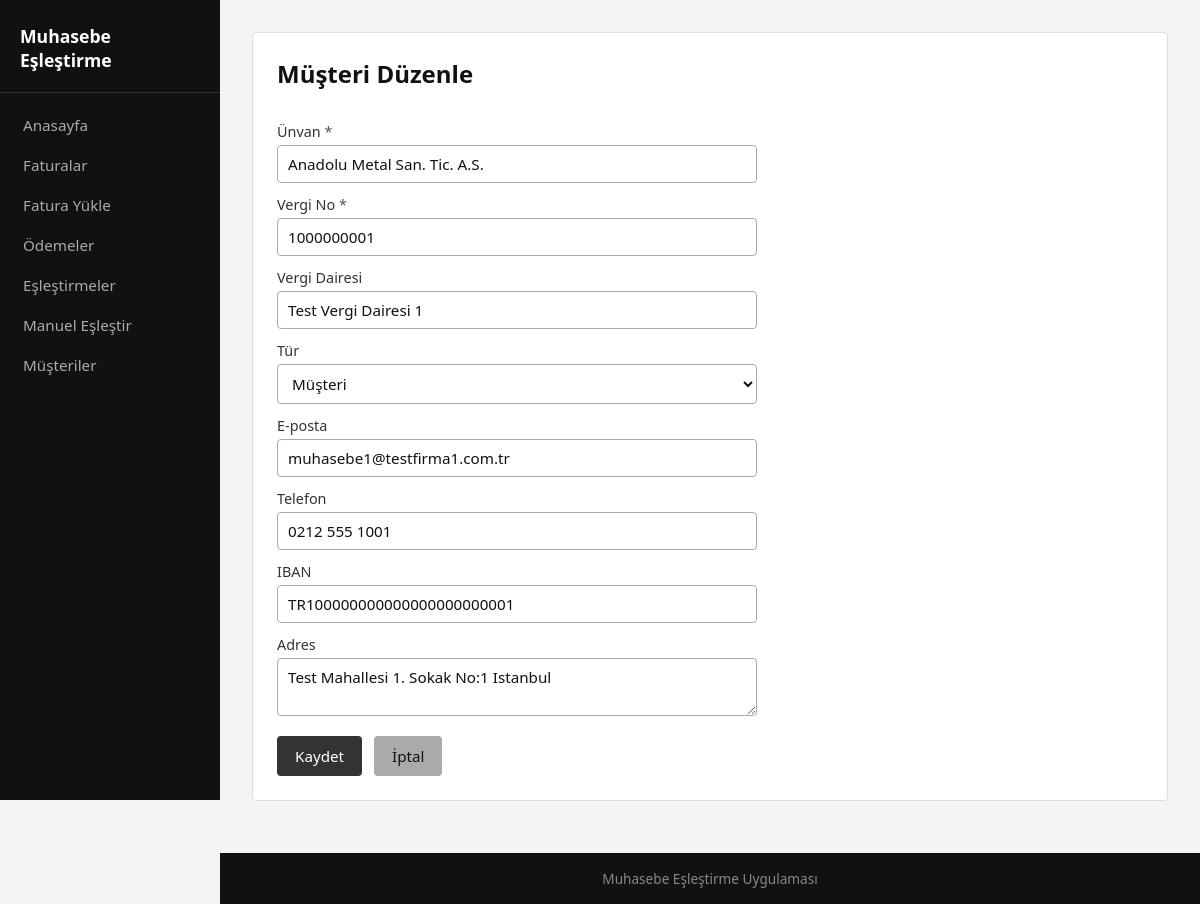
The app's page /musteriler/1/duzenle with its own data.
### models/musteri.py (models this page shows, shortened)
class Musteri(db.Model):
    __tablename__ = "musteriler"
    id = db.Column(db.Integer, primary_key=True)
    unvan = db.Column(db.String(200), nullable=False)
    vergi_no = db.Column(db.String(20), unique=True, nullable=False)
    vergi_dairesi = db.Column(db.String(100))
    tur = db.Column(db.String(20), default="musteri")  # musteri, tedarikci, her_ikisi
    iban = db.Column(db.String(50))
    email = db.Column(db.String(120))
    telefon = db.Column(db.String(30))
    adres = db.Column(db.Text)
    aktif = db.Column(db.Boolean, default=True)
    created_at = db.Column(db.DateTime, default=datetime.utcnow)
    faturalar = db.relationship("Fatura", backref="musteri", lazy=True)
    odemeler = db.relationship("Odeme", backref="musteri", lazy=True)

### routes/musteri_routes.py (the view, shortened to what this page needs)
@musteri_bp.route("/<int:musteri_id>/duzenle", methods=["GET", "POST"])
def duzenle(musteri_id):
    musteri = Musteri.query.get_or_404(musteri_id)
    return render_template("musteriler/form.html", musteri=musteri, form_data=None)

### templates/musteriler/form.html (shortened to what this page needs)
{% extends "base.html" %}
{% block content %}
<section class="card">
    <h1>{{ "Müşteri Düzenle" if musteri else "Yeni Müşteri" }}</h1>
    {% set deger = form_data if form_data is not none else musteri %}
    <form method="post">
        <label for="unvan">Ünvan <span class="zorunlu">*</span></label>
        <input type="text" id="unvan" name="unvan" value="{{ (deger.unvan if deger else '') or '' }}" required>
        <label for="vergi_no">Vergi No <span class="zorunlu">*</span></label>
        <input type="text" id="vergi_no" name="vergi_no" value="{{ (deger.vergi_no if deger else '') or '' }}" required>
        <label for="vergi_dairesi">Vergi Dairesi</label>
        <input type="text" id="vergi_dairesi" name="vergi_dairesi" value="{{ (deger.vergi_dairesi if deger else '') or '' }}">
        <label for="tur">Tür</label>
        {% set secili_tur = (deger.tur if deger else '') or 'musteri' %}
        <select id="tur" name="tur">
            <option value="musteri" {{ "selected" if secili_tur == "musteri" }}>Müşteri</option>
        </select>
        <label for="email">E-posta</label>
        <input type="email" id="email" name="email" value="{{ (deger.email if deger else '') or '' }}">
        <label for="telefon">Telefon</label>
        <input type="text" id="telefon" name="telefon" value="{{ (deger.telefon if deger else '') or '' }}">
        <label for="iban">IBAN</label>
        <input type="text" id="iban" name="iban" value="{{ (deger.iban if deger else '') or '' }}">
        <label for="adres">Adres</label>
        <textarea id="adres" name="adres">{{ (deger.adres if deger else '') or '' }}</textarea>
        <div class="form-actions">
            <button type="submit" class="btn">Kaydet</button>
            <a href="{{ url_for('musteri.liste') }}" class="btn btn-secondary">İptal</a>
        </div>
    </form>
</section>
{% endblock %}

### static/css/main.css (style rules this page uses)
* { box-sizing: border-box; }
html, body { margin: 0; min-height: 100%; }
body { font-family: system-ui, sans-serif; background-color: #f4f4f4; color: #111; }
a { color: #333; }
.card { background-color: #fff; border: 1px solid #ddd; border-radius: 4px; padding: 24px; margin-bottom: 20px; }
h1 { color: #111; font-size: 1.5rem; margin-top: 0; }
.btn { display: inline-block; background-color: #333; color: #fff; border: none; padding: 10px 18px; border-radius: 4px; text-decoration: none; font-size: 0.95rem; cursor: pointer; font-family: inherit; }
.btn-secondary { background-color: #aaa; color: #111; }
form { display: flex; flex-direction: column; max-width: 480px; }
form label { margin-top: 12px; margin-bottom: 4px; color: #333; font-size: 0.9rem; }
form input, form select, form textarea { padding: 8px 10px; border: 1px solid #aaa; border-radius: 4px; background-color: #fff; color: #111; font-size: 0.95rem; font-family: inherit; }
form button { margin-top: 20px; align-self: flex-start; }
.form-actions { display: flex; gap: 12px; margin-top: 20px; }
.form-actions .btn, .form-actions .btn-secondary { margin-top: 0; }
.zorunlu { color: #555; }

### records on screen
Musteri: unvan "Anadolu Metal San. Tic. A.S.", vergi_no "1000000001", vergi_dairesi "Test Vergi Dairesi 1", email "muhasebe1@testfirma1.com.tr", telefon "0212 555 1001", iban "TR100000000000000000000001", adres "Test Mahallesi 1. Sokak No:1 Istanbul"

### other values on screen
{{ "Müşteri Düzenle" if musteri else "Yeni Müşteri" }} "Müşteri Düzenle"
